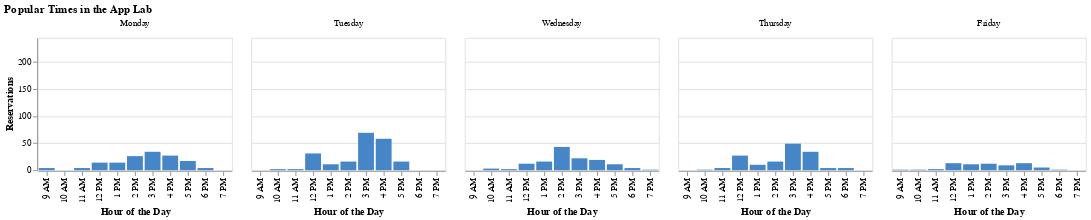
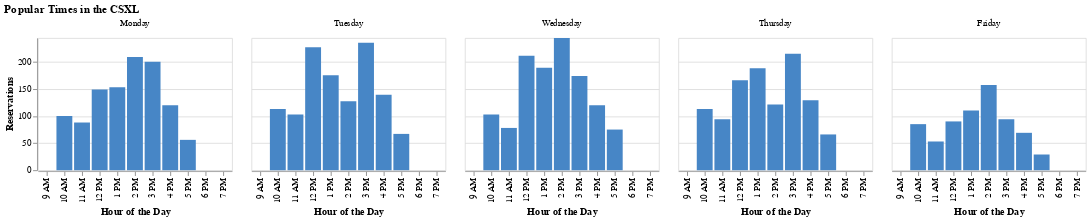

Notebook source saved alongside these figures, in order:
### Code cell
# Generate popular times visualizations
popular_times = popular_times_comparison(app_lab_csv_file_path, csxl_csv_file_path)
popular_times[0].show()
popular_times[1].show()

### Figure 1 — Vega-Lite specification as saved in the notebook (floating-point values rounded to 4 significant figures)
{"config": {"view": {"continuousWidth": 300, "continuousHeight": 300}, "mark": {"color": "#4786c6"}}, "data": {"name": "data-4b413cbafcc4828ffc4e602cde35e7ec"}, "mark": {"type": "bar"}, "encoding": {"column": {"field": "day_of_week", "sort": ["Monday", "Tuesday", "Wednesday", "Thursday", "Friday"], "title": null, "type": "nominal"}, "tooltip": {"field": "count", "type": "quantitative"}, "x": {"field": "civilian_time", "sort": ["9 AM", "10 AM", "11 AM", "12 PM", "1 PM", "2 PM", "3 PM", "4 PM", "5 PM", "6 PM", "7 PM"], "title": "Hour of the Day", "type": "nominal"}, "y": {"field": "count", "scale": {"domain": [0, 244.0]}, "title": "Reservations", "type": "quantitative"}}, "height": 150, "title": "Popular Times in the App Lab", "$schema": "https://vega.github.io/schema/vega-lite/v5.17.0.json", "datasets": {"data-4b413cbafcc4828ffc4e602cde35e7ec": [{"day_of_week": "Friday", "civilian_time": "1 PM", "count": 11}, {"day_of_week": "Friday", "civilian_time": "10 AM", "count": 1}, {"day_of_week": "Friday", "civilian_time": "11 AM", "count": 2}, {"day_of_week": "Friday", "civilian_time": "12 PM", "count": 13}, {"day_of_week": "Friday", "civilian_time": "2 PM", "count": 12}, {"day_of_week": "Friday", "civilian_time": "3 PM", "count": 9}, {"day_of_week": "Friday", "civilian_time": "4 PM", "count": 13}, {"day_of_week": "Friday", "civilian_time": "5 PM", "count": 5}, {"day_of_week": "Friday", "civilian_time": "6 PM", "count": 1}, {"day_of_week": "Friday", "civilian_time": "9 AM", "count": 1}, {"day_of_week": "Monday", "civilian_time": "1 PM", "count": 14}, {"day_of_week": "Monday", "civilian_time": "11 AM", "count": 4}, {"day_of_week": "Monday", "civilian_time": "12 PM", "count": 14}, {"day_of_week": "Monday", "civilian_time": "2 PM", "count": 26}, {"day_of_week": "Monday", "civilian_time": "3 PM", "count": 34}, {"day_of_week": "Monday", "civilian_time": "4 PM", "count": 27}, {"day_of_week": "Monday", "civilian_time": "5 PM", "count": 17}, {"day_of_week": "Monday", "civilian_time": "6 PM", "count": 4}, {"day_of_week": "Monday", "civilian_time": "9 AM", "count": 4}, {"day_of_week": "Thursday", "civilian_time": "1 PM", "count": 10}, {"day_of_week": "Thursday", "civilian_time": "10 AM", "count": 1}, {"day_of_week": "Thursday", "civilian_time": "11 AM", "count": 4}, {"day_of_week": "Thursday", "civilian_time": "12 PM", "count": 27}, {"day_of_week": "Thursday", "civilian_time": "2 PM", "count": 16}, {"day_of_week": "Thursday", "civilian_time": "3 PM", "count": 49}, {"day_of_week": "Thursday", "civilian_time": "4 PM", "count": 34}, {"day_of_week": "Thursday", "civilian_time": "5 PM", "count": 4}, {"day_of_week": "Thursday", "civilian_time": "6 PM", "count": 4}, {"day_of_week": "Tuesday", "civilian_time": "1 PM", "count": 11}, {"day_of_week": "Tuesday", "civilian_time": "10 AM", "count": 2}, {"day_of_week": "Tuesday", "civilian_time": "11 AM", "count": 2}, {"day_of_week": "Tuesday", "civilian_time": "12 PM", "count": 31}, {"day_of_week": "Tuesday", "civilian_time": "2 PM", "count": 16}, {"day_of_week": "Tuesday", "civilian_time": "3 PM", "count": 69}, {"day_of_week": "Tuesday", "civilian_time": "4 PM", "count": 58}, {"day_of_week": "Tuesday", "civilian_time": "5 PM", "count": 16}, {"day_of_week": "Wednesday", "civilian_time": "1 PM", "count": 16}, {"day_of_week": "Wednesday", "civilian_time": "10 AM", "count": 3}, {"day_of_week": "Wednesday", "civilian_time": "11 AM", "count": 2}, {"day_of_week": "Wednesday", "civilian_time": "12 PM", "count": 12}, {"day_of_week": "Wednesday", "civilian_time": "2 PM", "count": 43}, {"day_of_week": "Wednesday", "civilian_time": "3 PM", "count": 22}, {"day_of_week": "Wednesday", "civilian_time": "4 PM", "count": 19}, {"day_of_week": "Wednesday", "civilian_time": "5 PM", "count": 11}, {"day_of_week": "Wednesday", "civilian_time": "6 PM", "count": 4}, {"day_of_week": "Wednesday", "civilian_time": "7 PM", "count": 1}]}}

### Figure 2 — Vega-Lite specification as saved in the notebook (floating-point values rounded to 4 significant figures)
{"config": {"view": {"continuousWidth": 300, "continuousHeight": 300}, "mark": {"color": "#4786c6"}}, "data": {"name": "data-652dbae7ba14bfd7e10d7defb0231241"}, "mark": {"type": "bar"}, "encoding": {"column": {"field": "day_of_week", "sort": ["Monday", "Tuesday", "Wednesday", "Thursday", "Friday"], "title": null, "type": "nominal"}, "tooltip": {"field": "count", "type": "quantitative"}, "x": {"field": "civilian_time", "scale": {"domain": ["9 AM", "10 AM", "11 AM", "12 PM", "1 PM", "2 PM", "3 PM", "4 PM", "5 PM", "6 PM", "7 PM"]}, "sort": ["9 AM", "10 AM", "11 AM", "12 PM", "1 PM", "2 PM", "3 PM", "4 PM", "5 PM", "6 PM", "7 PM"], "title": "Hour of the Day", "type": "nominal"}, "y": {"field": "count", "scale": {"domain": [0, 244.0]}, "title": "Reservations", "type": "quantitative"}}, "height": 150, "title": "Popular Times in the CSXL", "$schema": "https://vega.github.io/schema/vega-lite/v5.17.0.json", "datasets": {"data-652dbae7ba14bfd7e10d7defb0231241": [{"day_of_week": "Friday", "civilian_time": "1 PM", "count": 110}, {"day_of_week": "Friday", "civilian_time": "10 AM", "count": 85}, {"day_of_week": "Friday", "civilian_time": "11 AM", "count": 53}, {"day_of_week": "Friday", "civilian_time": "12 PM", "count": 90}, {"day_of_week": "Friday", "civilian_time": "2 PM", "count": 157}, {"day_of_week": "Friday", "civilian_time": "3 PM", "count": 94}, {"day_of_week": "Friday", "civilian_time": "4 PM", "count": 69}, {"day_of_week": "Friday", "civilian_time": "5 PM", "count": 29}, {"day_of_week": "Monday", "civilian_time": "1 PM", "count": 153}, {"day_of_week": "Monday", "civilian_time": "10 AM", "count": 100}, {"day_of_week": "Monday", "civilian_time": "11 AM", "count": 88}, {"day_of_week": "Monday", "civilian_time": "12 PM", "count": 149}, {"day_of_week": "Monday", "civilian_time": "2 PM", "count": 209}, {"day_of_week": "Monday", "civilian_time": "3 PM", "count": 200}, {"day_of_week": "Monday", "civilian_time": "4 PM", "count": 120}, {"day_of_week": "Monday", "civilian_time": "5 PM", "count": 56}, {"day_of_week": "Thursday", "civilian_time": "1 PM", "count": 188}, {"day_of_week": "Thursday", "civilian_time": "10 AM", "count": 113}, {"day_of_week": "Thursday", "civilian_time": "11 AM", "count": 94}, {"day_of_week": "Thursday", "civilian_time": "12 PM", "count": 166}, {"day_of_week": "Thursday", "civilian_time": "2 PM", "count": 121}, {"day_of_week": "Thursday", "civilian_time": "3 PM", "count": 215}, {"day_of_week": "Thursday", "civilian_time": "4 PM", "count": 129}, {"day_of_week": "Thursday", "civilian_time": "5 PM", "count": 66}, {"day_of_week": "Tuesday", "civilian_time": "1 PM", "count": 175}, {"day_of_week": "Tuesday", "civilian_time": "10 AM", "count": 113}, {"day_of_week": "Tuesday", "civilian_time": "11 AM", "count": 103}, {"day_of_week": "Tuesday", "civilian_time": "12 PM", "count": 227}, {"day_of_week": "Tuesday", "civilian_time": "2 PM", "count": 127}, {"day_of_week": "Tuesday", "civilian_time": "3 PM", "count": 235}, {"day_of_week": "Tuesday", "civilian_time": "4 PM", "count": 139}, {"day_of_week": "Tuesday", "civilian_time": "5 PM", "count": 67}, {"day_of_week": "Wednesday", "civilian_time": "1 PM", "count": 189}, {"day_of_week": "Wednesday", "civilian_time": "10 AM", "count": 103}, {"day_of_week": "Wednesday", "civilian_time": "11 AM", "count": 78}, {"day_of_week": "Wednesday", "civilian_time": "12 PM", "count": 211}, {"day_of_week": "Wednesday", "civilian_time": "2 PM", "count": 244}, {"day_of_week": "Wednesday", "civilian_time": "3 PM", "count": 174}, {"day_of_week": "Wednesday", "civilian_time": "4 PM", "count": 120}, {"day_of_week": "Wednesday", "civilian_time": "5 PM", "count": 75}]}}
